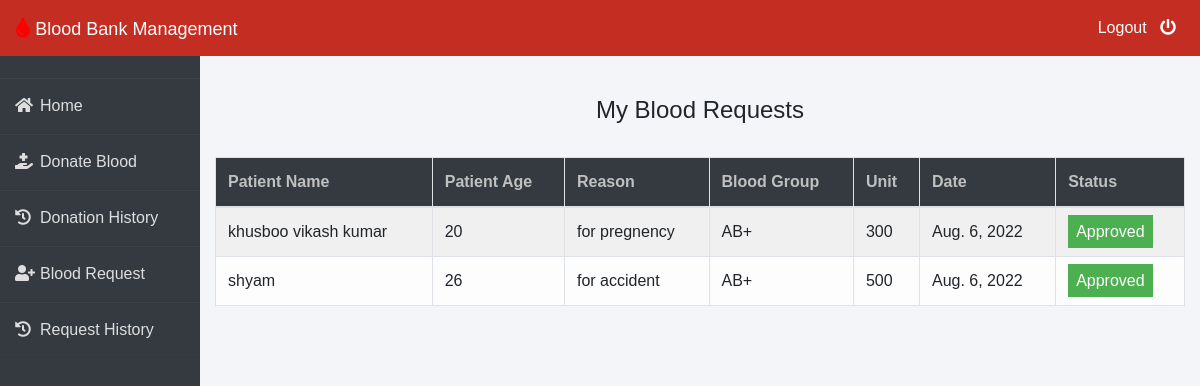
Screenshot of /donor/request-history (signed in) with the database file from the repository.
### blood/models.py (models this page shows, shortened)
class BloodRequest(models.Model):
    request_by_patient=models.ForeignKey(pmodels.Patient,null=True,on_delete=models.CASCADE)
    request_by_donor=models.ForeignKey(dmodels.Donor,null=True,on_delete=models.CASCADE)
    patient_name=models.CharField(max_length=30)
    patient_age=models.PositiveIntegerField()
    reason=models.CharField(max_length=500)
    bloodgroup=models.CharField(max_length=10)
    unit=models.PositiveIntegerField(default=0)
    status=models.CharField(max_length=20,default="Pending")
    date=models.DateField(auto_now=True)

### donor/views.py (the view)
# urls.py: path('request-history', views.request_history_view,name='request-history'),
def request_history_view(request):
    donor= models.Donor.objects.get(user_id=request.user.id)
    blood_request=bmodels.BloodRequest.objects.all().filter(request_by_donor=donor)
    return render(request,'donor/request_history.html',{'blood_request':blood_request})

### templates/donor/request_history.html (shortened to what this page needs)
{% extends 'donor/donorbase.html' %}
{% block content %}
{% load widget_tweaks %}
{%load static%}
<head>
   </head>
<br><br>
<div class="container">
    <H4 class="text-center">My Blood Requests</H4><br>
    <table class="table table-light table-hover table-bordered table-striped">
        <thead class="bg-dark">
            <tr>
                <th scope="col" style="color: rgb(192, 192, 192);">Patient Name</th>
                <th scope="col" style="color: rgb(192, 192, 192);">Patient Age</th>
                <th scope="col" style="color: rgb(192, 192, 192);">Reason</th>
                <th scope="col" style="color: rgb(192, 192, 192);">Blood Group</th>
                <th scope="col" style="color: rgb(192, 192, 192);">Unit</th>
                <th scope="col" style="color: rgb(192, 192, 192);"> Date</th>
                <th scope="col" style="color: rgb(192, 192, 192);">Status</th>
            </tr>
        </thead>
        <tbody>
            {% for t in blood_request %}
            <tr>
                <td> {{t.patient_name}}</td>
                <td>{{t.patient_age}}</td>
                <td>{{t.reason}}</td>
                <td>{{t.bloodgroup}}</td>
                <td>{{t.unit}}</td>
                <td>{{t.date}}</td>
                {% if t.status == 'Approved' %}
                <td><span class="label success"> Approved</span></td>
                {% elif t.status == 'Rejected' %}
                <td><span class="label danger">Rejected</span></td>
                {% else %}
                <td><span style="color: white;margin-left: 0px;" class="label info">Pending</span></td>
                {% endif %}
            </tr>
            {% endfor %}
        </tbody>
    </table>
</div>
{% endblock content %}

### templates/donor/donorbase.html (style rules this page uses)
* { margin: 0; padding: 0; box-sizing: border-box; list-style: none; text-decoration: none; font-family: 'Josefin Sans', sans-serif; }
body { background-color: #f3f5f9; }

### templates/donor/request_history.html (style rules this page uses)
.label { color: white; padding: 8px; }
.success { background-color: #4CAF50; }

### rows the page displays
BloodRequest: patient_name "khusboo vikash kumar", patient_age "20", reason "for pregnency", bloodgroup "AB+", unit "300", date "Aug. 6, 2022", status "Approved"
BloodRequest: patient_name "shyam", patient_age "26", reason "for accident", bloodgroup "AB+", unit "500", date "Aug. 6, 2022", status "Approved"
